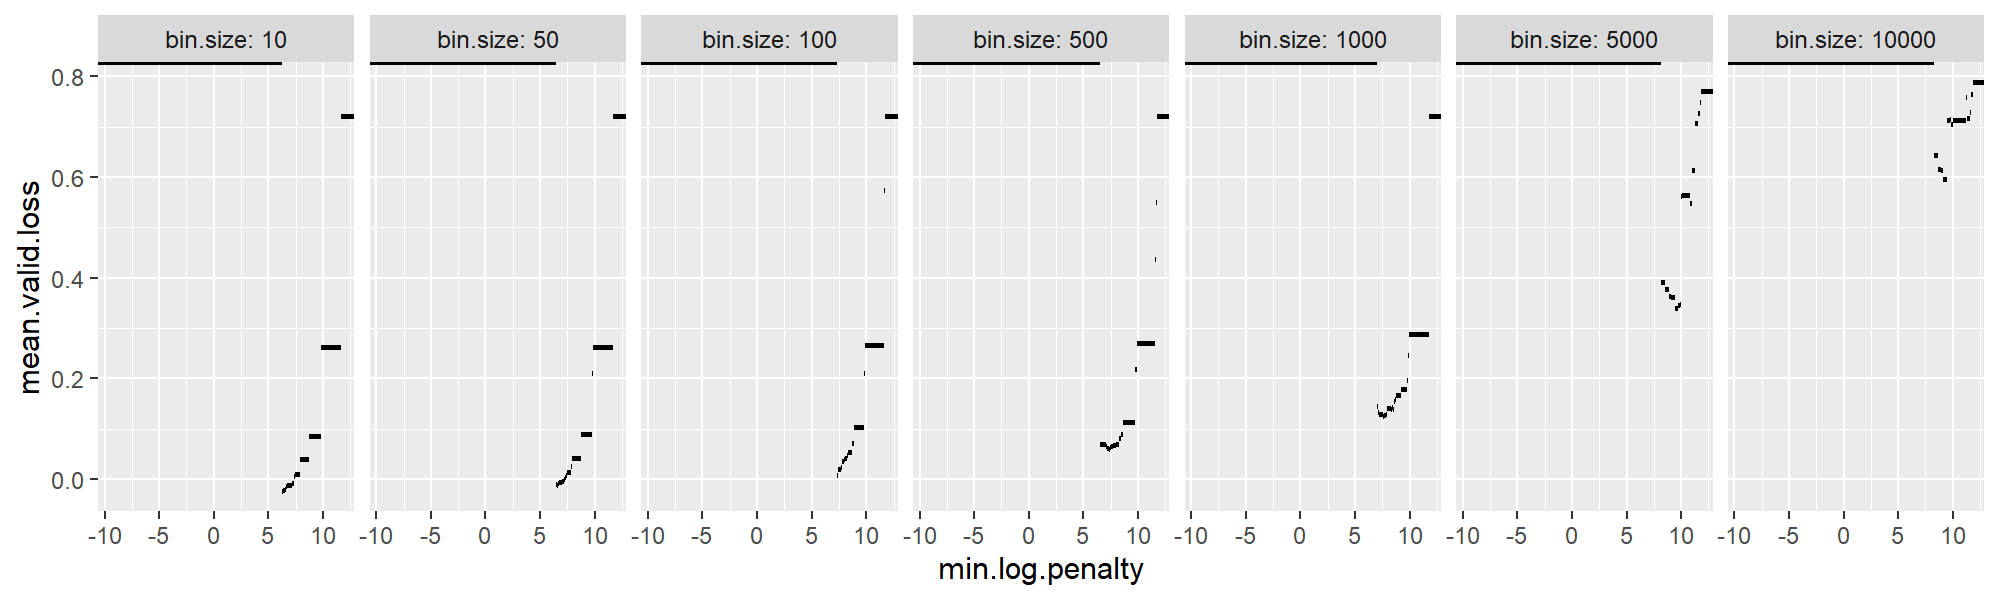

The script that saved this image:
library(data.table)
library(ggplot2)
data(Mono27ac, package="PeakSegDisk")

future::plan("multisession")

pen.dt.list <- list()
for(bin.size in c(10, 50, 100, 500, 1000, 5000, 10000)){
  print(bin.size)
  bin.dt <- Mono27ac$coverage[, {
    edge.vec <- seq(chromStart[1], chromEnd[.N], by=bin.size)
    binStart <- edge.vec[-length(edge.vec)]
    data.table(
      binStart,
      binStart1=binStart+1L,
      binEnd=edge.vec[-1])
  }]
  setkey(bin.dt, binStart1, binEnd)
  n.folds <- 3
  bin.dt[, bin.i := 1:.N]
  bin.dt[, fold := bin.i %% n.folds + 1]
  Mono27ac$coverage[, chromStart1 := chromStart+1L]
  setkey(Mono27ac$coverage, chromStart1, chromEnd)
  cov.in.bins <- foverlaps(Mono27ac$coverage, bin.dt, nomatch=0L)
  cov.in.bins[, dataStart := ifelse(chromStart < binStart, binStart, chromStart)]
  cov.in.bins[, dataEnd := ifelse(chromEnd < binEnd, chromEnd, binEnd)]
  stopifnot(cov.in.bins[, dataStart[-1] == dataEnd[-.N]])
  ggplot()+
    theme_bw()+
    theme(panel.spacing=grid::unit(0, "lines"))+
    geom_point(aes(
      dataEnd, count),
      data=cov.in.bins)+
    geom_segment(aes(
      dataStart, count,
      xend=dataEnd, yend=count),
      data=cov.in.bins)+
    facet_grid(fold ~ ., labeller="label_both")
  for(validation.fold in 1:n.folds){
    cov.in.bins[, set := ifelse(fold==validation.fold, "validation", "train")]
    valid.bins <- bin.dt[fold==validation.fold]
    valid.bins[, binMid := as.integer((binStart+binEnd)/2)]
    train.dt <- rbind(
      valid.bins[, .(dataStart=binStart, dataEnd=binMid, count=NA)],
      valid.bins[, .(dataStart=binMid, dataEnd=binEnd, count=NA)],
      cov.in.bins[set=="train", .(dataStart, dataEnd, count)]
    )[order(dataStart)]
    valid.dt <- cov.in.bins[set=="validation"]
    end.i <- which(diff(is.na(c(train.dt[["count"]],0))) == -1)
    after.i <- ifelse(end.i==nrow(train.dt), end.i-2, end.i+1)
    after.end <- train.dt[after.i, count]
    train.dt[end.i, count := after.end]
    start.i <- end.i-1
    before.i <- ifelse(start.i==1, 3, start.i-1)
    before.start <- train.dt[before.i, count]
    train.dt[start.i, count := before.start]
    stopifnot(is.finite(train.dt$count))
    vdir <- file.path(
      "figure-search-valid-min-fill-two-constant", bin.size, validation.fold)
    dir.create(vdir, showWarnings=FALSE, recursive=TRUE)
    coverage.bedGraph <- file.path(vdir, "coverage.bedGraph")
    fwrite(
      train.dt[, .(
        chrom=cov.in.bins$chrom[1],
        as.integer(dataStart),
        as.integer(dataEnd),
        as.integer(count)
      )],
      coverage.bedGraph,
      sep="\t", col.names=FALSE, quote=FALSE)
    OnePenalty <- function(penalty){
      one.result <- PeakSegDisk::PeakSegFPOP_dir(vdir, penalty)
      seg.result <- one.result$segments[, .(
        segStart1=chromStart+1,
        segEnd=chromEnd,
        mean)]
      setkey(seg.result, segStart1, segEnd)
      over.dt <- foverlaps(
        valid.dt, seg.result, nomatch=0L)
      vloss <- over.dt[, PeakSegOptimal::PoissonLoss(
        count, mean, dataEnd-dataStart)]
      one.result$loss[, `:=`(
        valid.PoissonLoss = vloss,
        train.loss = total.loss/bases,
        valid.loss = vloss/valid.bases)]
      one.result
    }
    valid.bases <- valid.dt[, sum(dataEnd-dataStart)]
    initial.penalty.vec <- 10^seq(-6, 9, by=0.5)
    result.list <- list()
    next.penalty.vec <- initial.penalty.vec
    while(length(print(next.penalty.vec))){
      LAPPLY <- future.apply::future_lapply
      ##LAPPLY <- lapply
      result.list[paste(next.penalty.vec)] <-
        LAPPLY(next.penalty.vec, OnePenalty)
      loss.dt <- do.call(rbind, lapply(result.list, "[[", "loss"))
      loss.tall <- nc::capture_melt_single(
        loss.dt,
        set="train|valid",
        "[.]loss",
        value.name="mean.PoissonLoss")
      ggplot()+
        geom_label(aes(
          penalty, mean.PoissonLoss, color=set, label=peaks),
          data=loss.tall)+
        scale_x_log10()
      selected <- data.table(penaltyLearning::modelSelection(
        loss.dt, "total.loss", "peaks"))
      candidate.penalty.vec <- selected[
        which.min(valid.loss), c(min.lambda, max.lambda)]
      next.penalty.vec <- candidate.penalty.vec[
        !candidate.penalty.vec %in% names(result.list)]
    }#while(
    pen.dt.list[[paste(bin.size, validation.fold)]] <- data.table(
      bin.size, validation.fold, selected)
  }
}
pen.dt <- do.call(rbind, pen.dt.list)

ggplot()+
  geom_segment(aes(
    min.log.lambda, valid.PoissonLoss,
    xend=max.log.lambda, yend=valid.PoissonLoss),
    data=pen.dt)+
  facet_grid(validation.fold ~ bin.size, labeller=label_both)

mean.dt <- pen.dt[, {
  log.pen.vec <- unique(sort(c(min.log.lambda, max.log.lambda)))
  over.dt <- foverlaps(
    data.table(
      .SD, key=c("min.log.lambda","max.log.lambda")),
    data.table(
      min.log.penalty=log.pen.vec[-length(log.pen.vec)],
      max.log.penalty=log.pen.vec[-1],
      key=c("min.log.penalty","max.log.penalty")),
    nomatch=0L)[
      min.log.lambda < max.log.penalty & min.log.penalty < max.log.lambda]
  over.dt[, .(
    mean.valid.loss=mean(valid.loss), folds=.N
  ), by=.(min.log.penalty, max.log.penalty)]
}, by=bin.size]

gg <- ggplot()+
  geom_segment(aes(
    min.log.penalty, mean.valid.loss,
    xend=max.log.penalty, yend=mean.valid.loss),
    size=1,
    data=mean.dt)+
  facet_grid(. ~ bin.size, labeller=label_both)
png(
  "figure-search-valid-min-fill-two-constant.png",
  width=10, height=3, units="in", res=200)
print(gg)
dev.off()
